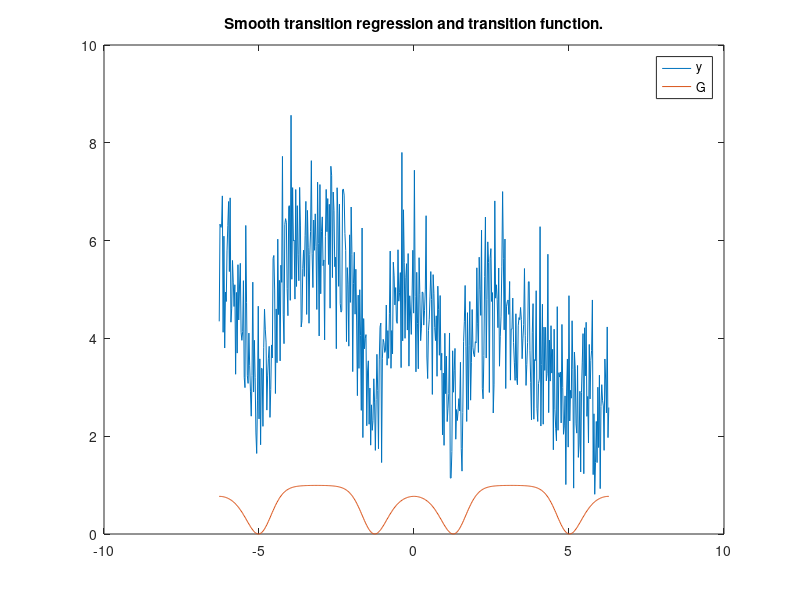

Reproduce this figure in MATLAB. (Note: this script raises an error after producing the figure.)
clear all
close all
clc

t = linspace(-2*pi(),2*pi(),500)';
s = cos(t);
lambda = 3;
c = 0.3;

G = 1-exp(-lambda*(s-c).^2);

X = [cos(linspace(-1/2,1/2*pi(),500)') ones(500,1)]; %1/4*2pi = 1/2pi
beta1 = [1 ; 2];
beta2 = [2 ; 1];

y = X*beta1 + X.*G*beta2 + randn(500,1);
figure(1)
plot(t, y)
hold on
plot(t, G)
hold off
title("Smooth transition regression and transition function.")
legend('y', 'G')

loss_value = loss(X,y,s,[beta1;beta2;lambda;c])